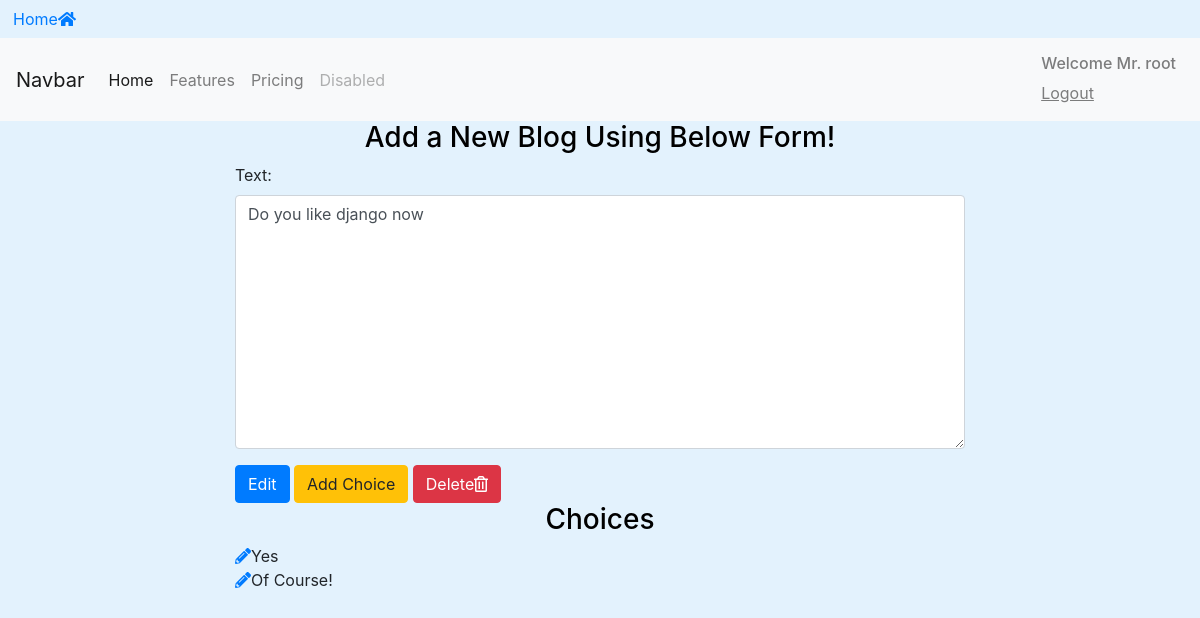
Page /blogs/edit_blog/2/ (signed in) on the committed database.
### BlogApp/models.py (models this page shows, shortened)
class BlogModel(models.Model):
    owner = models.ForeignKey(User, on_delete=models.CASCADE,default = 1)
    text = models.CharField(max_length=255)
    pub_date = models.DateTimeField()

class Choice(models.Model):
    blog = models.ForeignKey(BlogModel,on_delete=models.CASCADE)
    choice_text = models.CharField(max_length=255)

### BlogApp/views.py (the view)
# urls.py: path('edit_blog/<int:blog_id>/', views.blog_edit,name='edit_blog'),
@login_required
def blog_edit(request,blog_id):
    blog = get_object_or_404(BlogModel,id=blog_id)
    if request.user != blog.owner:
        return redirect('/')
    if request.method == 'POST':
        form = EditBlogForm(request.POST,instance=blog)
        if form.is_valid():
            form.save()
            messages.success(request,'Blog Edit Successfully',
                                extra_tags='alert alert-success alert-dismissible fade show')
            return redirect('BlogApp:list')
    else:
        form = EditBlogForm(instance=blog)
    return render(request,'blog/edit_blog.html',{'form':form,'blog':blog})

### BlogApp/forms.py
class EditBlogForm(forms.ModelForm):
    class Meta:
        model = BlogModel
        fields = ('text',)
        widgets = {'text': forms.Textarea(attrs={'class':'form-control','row':10,'col':20})}

### BlogApp/templates/blog/edit_blog.html (shortened to what this page needs)
{% extends 'base.html' %}
{% block content %}
<div class="container">
  <h3 class="text-center">
    Add a New Blog Using Below Form!
  </h3>
  <div class="row">
    <div class="col-sm-8 offset-2">
      <form action="" method="post">
        {% for field in form %}
        <div class="form-group">
          {{ field.label_tag }}
          {{field}}
          {% endfor %}
        </div>
          <input type="submit" class="btn btn-primary" value="Edit"/>
          <a href="{% url 'BlogApp:add_choice' blog.id %}" class="btn btn-warning">Add Choice</a>
          <a href="{% url 'BlogApp:delete_confirm_blog' blog.id %}"
                    class="btn btn-danger">Delete<i class="far fa-trash-alt"></i></a>
      </form>
      <h3 class="text-center">Choices</h3>
      {% for choice in blog.choice_set.all %}
        <a href="{% url 'BlogApp:edit_choice' choice.id %}"> <i class="fas fa-pencil-alt"></i></a>{{choice.choice_text}}<br>
      {% endfor %}
    </div>
  </div>
</div>
{% endblock %}

### templates/includes/navbar.html (shortened to what this page needs)
<nav class="navbar navbar-expand-lg navbar-light bg-light">
  <a class="navbar-brand" href="#">Navbar</a>
<div class="collapse navbar-collapse" id="navbarNav">
  <ul class="navbar-nav">
    <li class="nav-item active">
      <a class="nav-link" href="{%url 'home' %}">Home <span class="sr-only">(current)</span></a>
    </li>
    <li class="nav-item">
      <a class="nav-link" href="{% url 'BlogApp:list' %}">Features</a>
    </li>
    <li class="nav-item">
      <a class="nav-link" href="#">Pricing</a>
    </li>
    <li class="nav-item">
      <a class="nav-link disabled" href="#">Disabled</a>
    </li>
  </ul>
  <div class="navbar-nav ml-auto">
    {% if request.user.is_authenticated %}
      <a class="nav-item nav-link" href="{% url 'Accounts:logout' %}"> <h6>Welcome Mr. {{request.user}}</h6> <u>Logout</u></a>
    {% else %}
      <a class="nav-item nav-link" href="{% url 'Accounts:login' %}">Login</a>
    {% endif %}
  </div>
</div>
</nav>

### static/css/styles.css (style rules this page uses)
h1,h3 { color: black; }
body { background-color: #e3f2fd; }

### rows in the picture
BlogModel: form "Do you like django now"
Choice: choice_text "Yes"
Choice: choice_text "Of Course!"

### other values in the picture
{{ request.user }} "root"
{{ field.label_tag }} "Text:"
